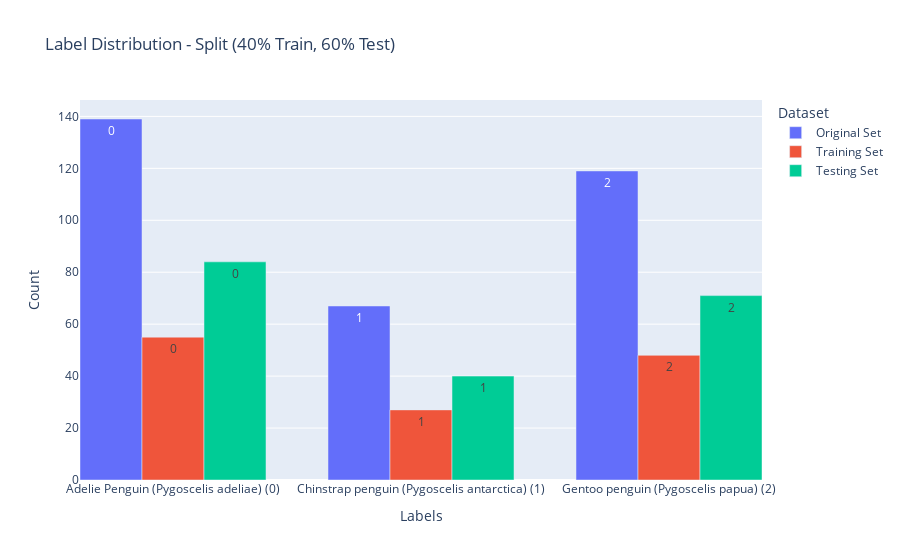
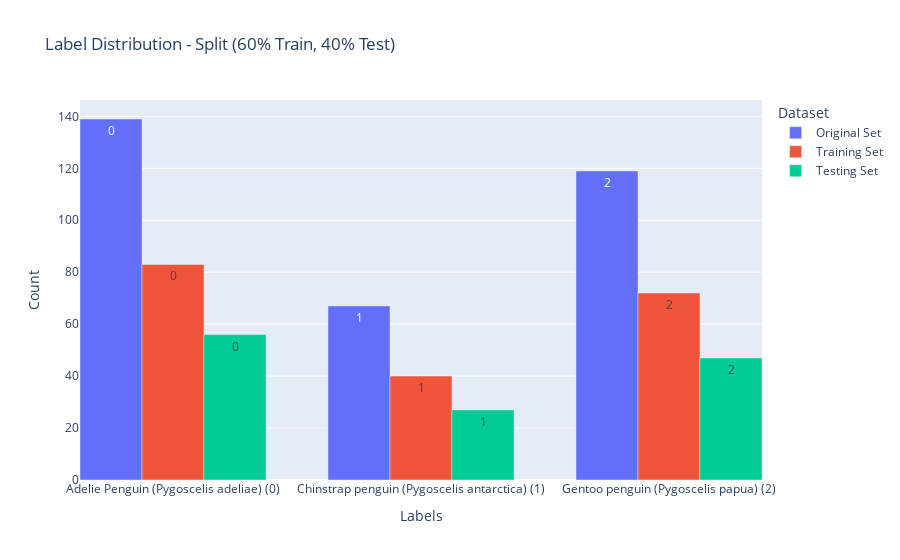
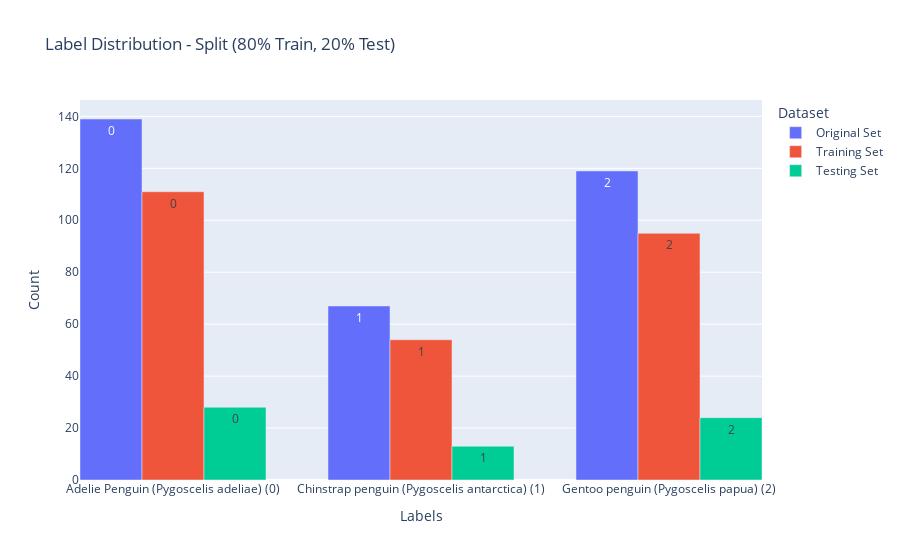
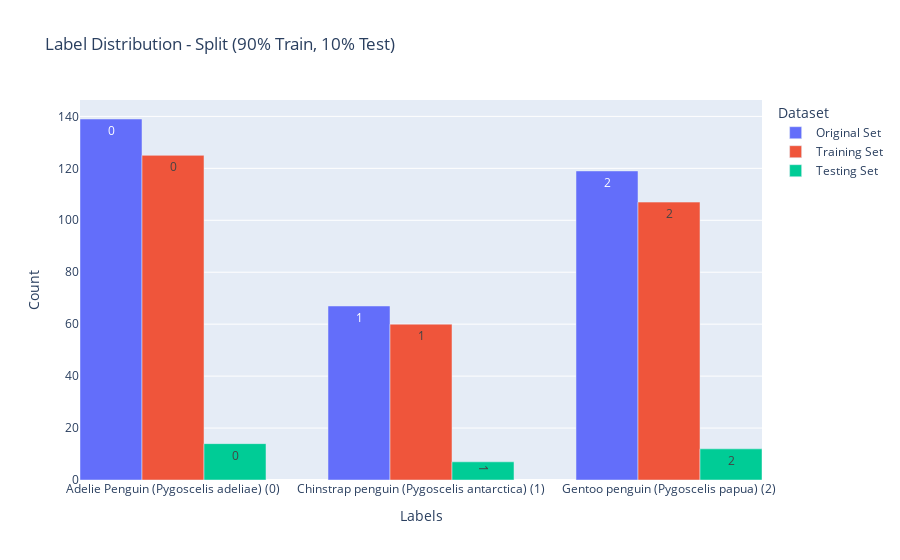

The code cell stored with these charts, in order, in its notebook:
### Code cell
plot_label_distributions(datasets, split_ratios, labels_data, class_names=list(label_encoder.classes_))

### Figure 1 — Plotly figure (JSON) as saved in the notebook; plotly's stock layout.template omitted (floating-point values rounded to 4 significant figures)
{"data": [{"hoverinfo": "x+y+text", "marker": {"color": "#636EFA"}, "name": "Original Set", "text": ["0", "1", "2"], "type": "bar", "width": 0.25, "x": [-0.25, 0.75, 1.75], "y": [139, 67, 119]}, {"hoverinfo": "x+y+text", "marker": {"color": "#EF553B"}, "name": "Training Set", "text": ["0", "1", "2"], "type": "bar", "width": 0.25, "x": [0, 1, 2], "y": [55, 27, 48]}, {"hoverinfo": "x+y+text", "marker": {"color": "#00CC96"}, "name": "Testing Set", "text": ["0", "1", "2"], "type": "bar", "width": 0.25, "x": [0.25, 1.25, 2.25], "y": [84, 40, 71]}], "layout": {"barmode": "group", "legend": {"title": {"text": "Dataset"}}, "title": {"text": "Label Distribution - Split (40% Train, 60% Test)"}, "xaxis": {"ticktext": ["Adelie Penguin (Pygoscelis adeliae) (0)", "Chinstrap penguin (Pygoscelis antarctica) (1)", "Gentoo penguin (Pygoscelis papua) (2)"], "tickvals": [0, 1, 2], "title": {"text": "Labels"}}, "yaxis": {"title": {"text": "Count"}}}}

### Figure 2 — Plotly figure (JSON) as saved in the notebook; plotly's stock layout.template omitted (floating-point values rounded to 4 significant figures)
{"data": [{"hoverinfo": "x+y+text", "marker": {"color": "#636EFA"}, "name": "Original Set", "text": ["0", "1", "2"], "type": "bar", "width": 0.25, "x": [-0.25, 0.75, 1.75], "y": [139, 67, 119]}, {"hoverinfo": "x+y+text", "marker": {"color": "#EF553B"}, "name": "Training Set", "text": ["0", "1", "2"], "type": "bar", "width": 0.25, "x": [0, 1, 2], "y": [83, 40, 72]}, {"hoverinfo": "x+y+text", "marker": {"color": "#00CC96"}, "name": "Testing Set", "text": ["0", "1", "2"], "type": "bar", "width": 0.25, "x": [0.25, 1.25, 2.25], "y": [56, 27, 47]}], "layout": {"barmode": "group", "legend": {"title": {"text": "Dataset"}}, "title": {"text": "Label Distribution - Split (60% Train, 40% Test)"}, "xaxis": {"ticktext": ["Adelie Penguin (Pygoscelis adeliae) (0)", "Chinstrap penguin (Pygoscelis antarctica) (1)", "Gentoo penguin (Pygoscelis papua) (2)"], "tickvals": [0, 1, 2], "title": {"text": "Labels"}}, "yaxis": {"title": {"text": "Count"}}}}

### Figure 3 — Plotly figure (JSON) as saved in the notebook; plotly's stock layout.template omitted (floating-point values rounded to 4 significant figures)
{"data": [{"hoverinfo": "x+y+text", "marker": {"color": "#636EFA"}, "name": "Original Set", "text": ["0", "1", "2"], "type": "bar", "width": 0.25, "x": [-0.25, 0.75, 1.75], "y": [139, 67, 119]}, {"hoverinfo": "x+y+text", "marker": {"color": "#EF553B"}, "name": "Training Set", "text": ["0", "1", "2"], "type": "bar", "width": 0.25, "x": [0, 1, 2], "y": [111, 54, 95]}, {"hoverinfo": "x+y+text", "marker": {"color": "#00CC96"}, "name": "Testing Set", "text": ["0", "1", "2"], "type": "bar", "width": 0.25, "x": [0.25, 1.25, 2.25], "y": [28, 13, 24]}], "layout": {"barmode": "group", "legend": {"title": {"text": "Dataset"}}, "title": {"text": "Label Distribution - Split (80% Train, 20% Test)"}, "xaxis": {"ticktext": ["Adelie Penguin (Pygoscelis adeliae) (0)", "Chinstrap penguin (Pygoscelis antarctica) (1)", "Gentoo penguin (Pygoscelis papua) (2)"], "tickvals": [0, 1, 2], "title": {"text": "Labels"}}, "yaxis": {"title": {"text": "Count"}}}}

### Figure 4 — Plotly figure (JSON) as saved in the notebook; plotly's stock layout.template omitted (floating-point values rounded to 4 significant figures)
{"data": [{"hoverinfo": "x+y+text", "marker": {"color": "#636EFA"}, "name": "Original Set", "text": ["0", "1", "2"], "type": "bar", "width": 0.25, "x": [-0.25, 0.75, 1.75], "y": [139, 67, 119]}, {"hoverinfo": "x+y+text", "marker": {"color": "#EF553B"}, "name": "Training Set", "text": ["0", "1", "2"], "type": "bar", "width": 0.25, "x": [0, 1, 2], "y": [125, 60, 107]}, {"hoverinfo": "x+y+text", "marker": {"color": "#00CC96"}, "name": "Testing Set", "text": ["0", "1", "2"], "type": "bar", "width": 0.25, "x": [0.25, 1.25, 2.25], "y": [14, 7, 12]}], "layout": {"barmode": "group", "legend": {"title": {"text": "Dataset"}}, "title": {"text": "Label Distribution - Split (90% Train, 10% Test)"}, "xaxis": {"ticktext": ["Adelie Penguin (Pygoscelis adeliae) (0)", "Chinstrap penguin (Pygoscelis antarctica) (1)", "Gentoo penguin (Pygoscelis papua) (2)"], "tickvals": [0, 1, 2], "title": {"text": "Labels"}}, "yaxis": {"title": {"text": "Count"}}}}
